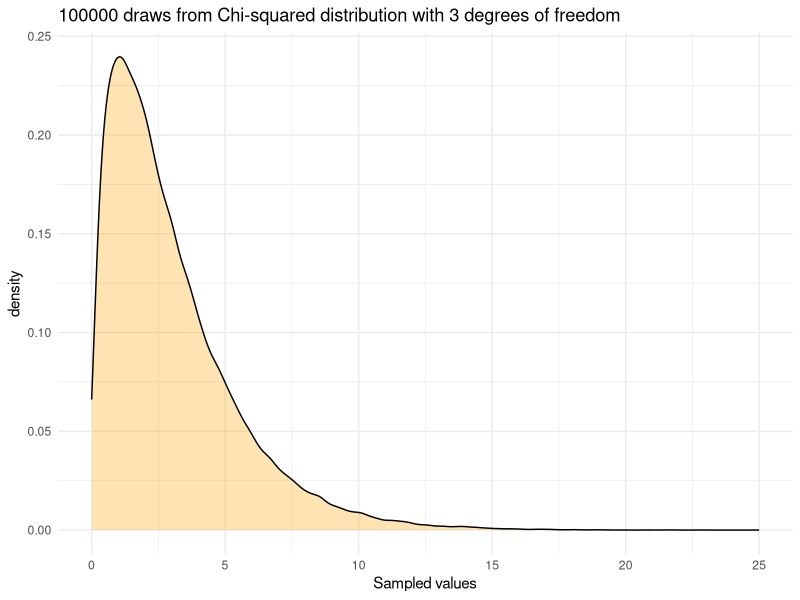
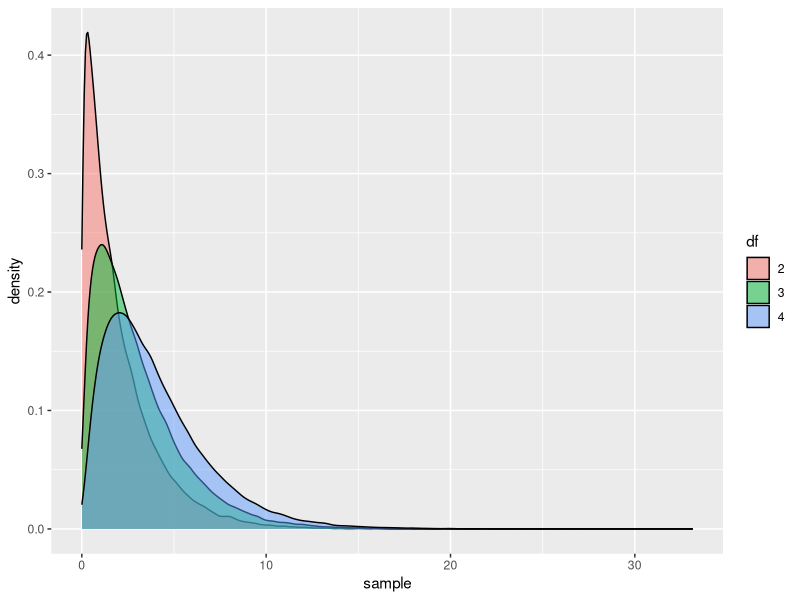

These figures' R source, in order:
## ---- chunk 1
knitr::opts_chunk$set(echo = TRUE)
library(tidyverse)
## ---- chunk 2
(coin_flips <- sample(c("Heads", "Tails"), 10, replace = TRUE))
## ---- chunk 3

set.seed(11300)
tibble(sampled_value = rchisq(1e5, 3)) %>%
  ggplot(aes(x = sampled_value)) +
  geom_density(fill = "orange", alpha = .3) +
  theme_minimal() +
  labs(x = "Sampled values", title = "100000 draws from Chi-squared distribution with 3 degrees of freedom")
## ---- chunk 4
    
    chi_sq_samples <-
     tibble(x = c(rchisq(100000, 1) + rchisq(100000, 1), 
                  rchisq(100000, 3), 
                  rchisq(100000, 4)),
            df = rep(c("2", "3", "4"), each = 1e5)) 
    
    chi_sq_samples %>%
      ggplot(aes(x = x, group = df, fill =df)) +
      geom_density( alpha = .5) + 
      labs(fill = "df", x = "sample")
